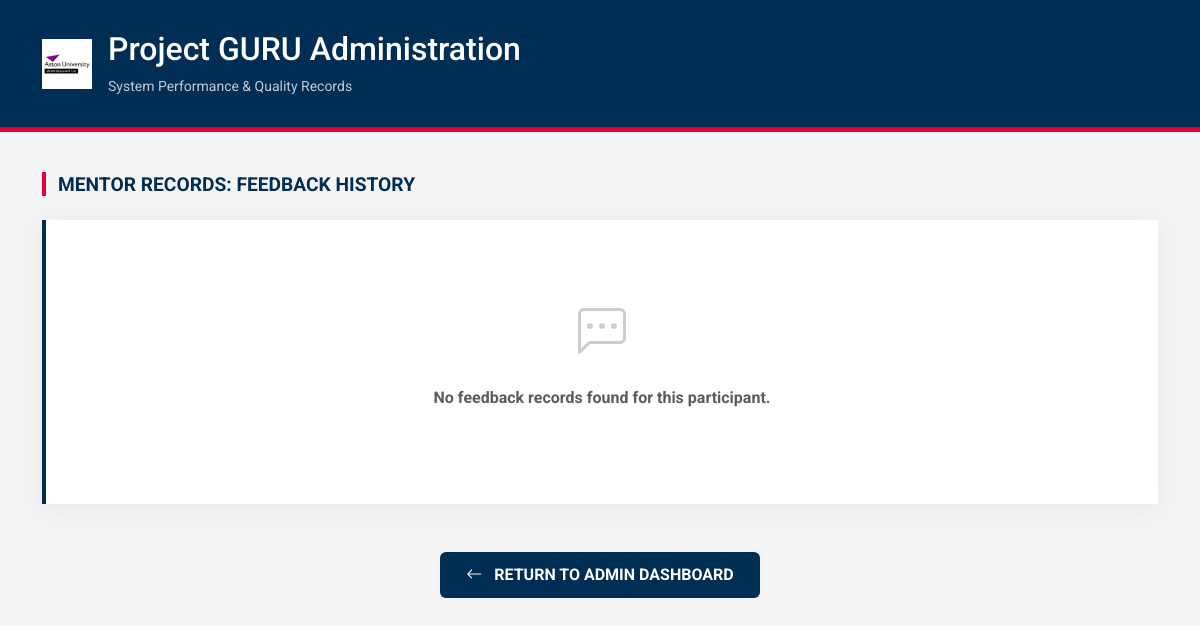
The app's page /feedback_history/2870/mentor (signed in), older data.
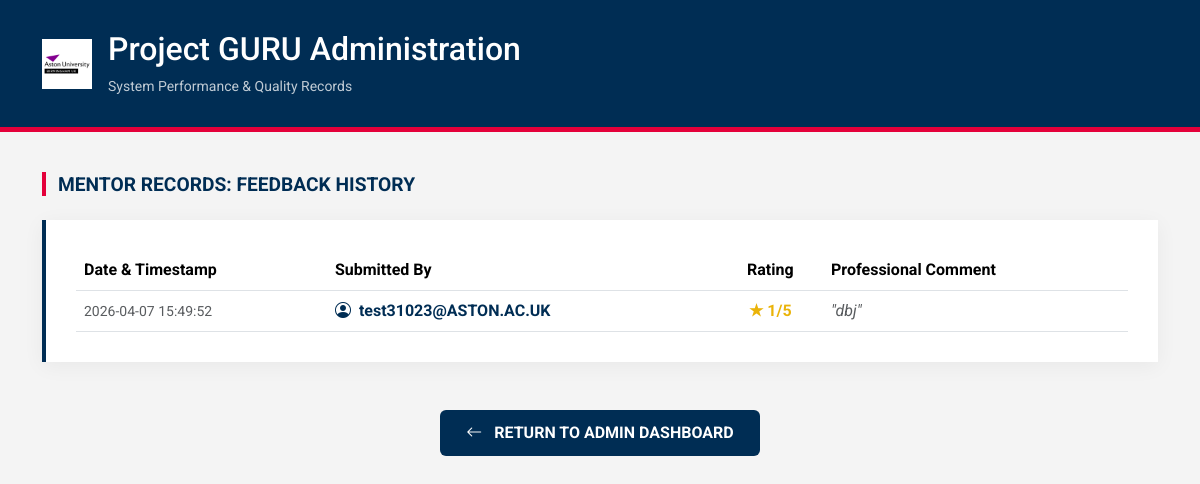
The same page, newer data.
### tables this page shows
CREATE TABLE feedback (
    id INTEGER PRIMARY KEY AUTOINCREMENT,
    match_id INTEGER,
    from_user INTEGER,
    to_user INTEGER,
    rating INTEGER,
    comment TEXT
, created_at TEXT);

CREATE TABLE users (
    id INTEGER PRIMARY KEY AUTOINCREMENT,
    email TEXT UNIQUE,
    password TEXT,
    role TEXT,
    level TEXT,
    experience TEXT,
    domain TEXT,
    availability TEXT,
    location TEXT,
    status TEXT
, verification_code TEXT, is_verified INTEGER DEFAULT 0, reset_code TEXT);

### app.py (the view, shortened to what this page needs)
@app.route("/feedback_history/<int:match_id>/<role>")
def feedback_history(match_id, role):
    if not session.get("admin_logged_in"):
        return redirect("/admin_login")
    conn = get_db()
    match = conn.execute("""
        SELECT m.*,
               u1.email AS mentor_email,
               u2.email AS mentee_email
        FROM matches m
        JOIN users u1 ON m.mentor_id = u1.id
        JOIN users u2 ON m.mentee_id = u2.id
        WHERE m.id=?
    """, (match_id,)).fetchone()
    if not match:
        conn.close()
        return redirect("/admin")
    if role == "mentor":
        feedbacks = conn.execute("""
            SELECT f.*, u.email AS from_email
            FROM feedback f
            JOIN users u ON f.from_user = u.id
            WHERE f.match_id=? AND f.from_user=?
            ORDER BY f.created_at DESC
        """, (match_id, match["mentor_id"])).fetchall()
    conn.close()
    return render_template(
        "feedback_history.html",
        match=match,
        feedbacks=feedbacks,
        role=role
    )

### app.py (called while the page is built)
def get_db():
    conn = sqlite3.connect("database.db", timeout=30)
    conn.row_factory = sqlite3.Row
    return conn

### templates/feedback_history.html (shortened to what this page needs)
<!DOCTYPE html>
<html lang="en">
<head>
    <link href="https://cdn.jsdelivr.net/npm/bootstrap@5.3.2/dist/css/bootstrap.min.css" rel="stylesheet">
    <link rel="stylesheet" href="https://cdn.jsdelivr.net/npm/bootstrap-icons@1.11.3/font/bootstrap-icons.min.css">
</head>
<body>
<header class="admin-header">
    <div class="container d-flex align-items-center">
        <img src="{{ url_for('static', filename='aston_logo.png') }}" height="50" class="me-3">
        <div>
            <h2>Project GURU Administration</h2>
            <p class="mb-0 opacity-75 small">System Performance & Quality Records</p>
        </div>
    </div>
</header>
<div class="container pb-5">
    <div class="d-flex justify-content-between align-items-end mb-4">
        <h4 class="section-title mb-0">
            {{ role|capitalize }} Records: Feedback History
        </h4>
    </div>
    <div class="feedback-card">
        {% if feedbacks and feedbacks|length > 0 %}
        <div class="table-responsive">
            <table class="table table-hover align-middle mb-0">
                <thead>
                    <tr>
                        <th>Date & Timestamp</th>
                        <th>Submitted By</th>
                        <th class="text-center">Rating</th>
                        <th>Professional Comment</th>
                    </tr>
                </thead>
                <tbody>
                    {% for f in feedbacks %}
                    <tr>
                        <td class="text-muted small">
                            {{ f.created_at if f.created_at else "Not recorded" }}
                        </td>
                        <td>
                            <span class="fw-bold" style="color: var(--aston-navy);">
                                <i class="bi bi-person-circle me-1"></i>
                                {{ f.from_email if f.from_email else "Unknown user" }}
                            </span>
                        </td>
                        <td class="text-center">
                            {% if f.rating %}
                            <span class="rating-star">
                                {% for i in range(f.rating|int) %}★{% endfor %}
                                {{ f.rating }}/5
                            </span>
                            {% else %}
                            <span class="text-muted">—</span>
                            {% endif %}
                        </td>
                        <td class="text-muted">
                            {% if f.comment %}
                                <em>"{{ f.comment }}"</em>
                            {% else %}
                                <em>No qualitative feedback provided.</em>
                            {% endif %}
                        </td>
                    </tr>
                    {% endfor %}
                </tbody>
            </table>
        </div>
        {% else %}
        <div class="text-center py-5">
            <i class="bi bi-chat-left-dots text-muted"
               style="font-size: 3rem; opacity: 0.3;"></i>
            <p class="mt-3 text-muted fw-bold">
                No feedback records found for this participant.
            </p>
        </div>
        {% endif %}
    </div>
    <div class="text-center mt-5">
        <a href="/admin" class="btn btn-aston-navy">
            <i class="bi bi-arrow-left me-2"></i>
            Return to Admin Dashboard
        </a>
    </div>
</div>
</body>
</html>

### templates/feedback_history.html (style rules this page uses)
:root { --aston-navy: #002d54; --aston-red: #e4003a; --aston-grey: #f4f4f4; --aston-dark-grey: #333333; }
body { background-color: var(--aston-grey); font-family: 'Roboto', Arial, sans-serif; color: var(--aston-dark-grey); }
.admin-header { background-color: var(--aston-navy); color: white; padding: 30px 0; border-bottom: 5px solid var(--aston-red); margin-bottom: 40px; }
.section-title { color: var(--aston-navy); font-weight: 700; text-transform: uppercase; font-size: 1.2rem; margin-bottom: 25px; display: flex; align-items: center; }
.section-title::before { content: ""; display: inline-block; width: 4px; height: 24px; background: var(--aston-red); margin-right: 12px; }
.feedback-card { background: white; padding: 30px; box-shadow: 0 4px 20px rgba(0,0,0,0.05); border-left: 4px solid var(--aston-navy); }
.table thead { background-color: var(--aston-navy); color: white; }
.rating-star { color: #eab308; font-weight: 700; }
.btn-aston-navy { background-color: var(--aston-navy); color: white; font-weight: 700; text-transform: uppercase; padding: 10px 25px; }

Row changes from the older to the newer data that the page shows:
added feedback: created_at "2026-04-07 15:49:52", email "test31023@ASTON.AC.UK", rating "1", comment "dbj"
Text that changed along with them:
text no longer shown: "No feedback records found for this participant."
text now shown: "Date & Timestamp Submitted By Rating Professional Comment"
